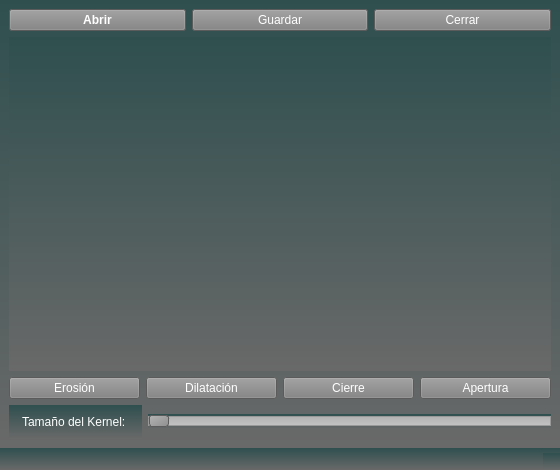
<?xml version="1.0" encoding="UTF-8"?>
<ui version="4.0">
 <class>MainWindow</class>
 <widget class="QMainWindow" name="MainWindow">
  <property name="geometry">
   <rect>
    <x>0</x>
    <y>0</y>
    <width>560</width>
    <height>470</height>
   </rect>
  </property>
  <property name="windowTitle">
   <string>MainWindow</string>
  </property>
  <property name="styleSheet">
   <string notr="true">background-color: qlineargradient(spread:pad, x1:0, y1:1, x2:0, y2:0, stop:0 rgba(105, 105, 105, 255), stop:1 rgba(47, 79, 79, 255));
</string>
  </property>
  <widget class="QWidget" name="centralwidget">
   <layout class="QVBoxLayout" name="verticalLayout" stretch="1,7,1,1">
    <item>
     <layout class="QHBoxLayout" name="superior">
      <item>
       <widget class="QPushButton" name="abrir">
        <property name="font">
         <font>
          <family>Arial</family>
          <weight>75</weight>
          <bold>true</bold>
         </font>
        </property>
        <property name="styleSheet">
         <string notr="true">QPushButton {
    background-color: #808080;
    color: #FFFFFF;
    font-family: Arial, sans-serif;
}

QPushButton:hover {
    background-color: #A9A9A9;
}

</string>
        </property>
        <property name="text">
         <string>Abrir</string>
        </property>
       </widget>
      </item>
      <item>
       <widget class="QPushButton" name="guardar">
        <property name="styleSheet">
         <string notr="true">QPushButton {
    background-color: #808080;
    color: #FFFFFF;
    font-family: Arial, sans-serif;
}

QPushButton:hover {
    background-color: #A9A9A9;
}
</string>
        </property>
        <property name="text">
         <string>Guardar</string>
        </property>
       </widget>
      </item>
      <item>
       <widget class="QPushButton" name="cerrar">
        <property name="styleSheet">
         <string notr="true">QPushButton {
    background-color: #808080;
    color: #FFFFFF;
    font-family: Arial, sans-serif;
}

QPushButton:hover {
    background-color: #A9A9A9;
}
</string>
        </property>
        <property name="text">
         <string>Cerrar</string>
        </property>
       </widget>
      </item>
     </layout>
    </item>
    <item>
     <layout class="QHBoxLayout" name="visor_img">
      <item>
       <widget class="QLabel" name="imagen">
        <property name="text">
         <string/>
        </property>
       </widget>
      </item>
     </layout>
    </item>
    <item>
     <layout class="QHBoxLayout" name="operaciones">
      <item>
       <widget class="QPushButton" name="erosionar">
        <property name="styleSheet">
         <string notr="true">QPushButton {
    background-color: #808080;
    color: #FFFFFF;
    font-family: Arial, sans-serif;
}

QPushButton:hover {
    background-color: #A9A9A9;
}
</string>
        </property>
        <property name="text">
         <string>Erosión</string>
        </property>
       </widget>
      </item>
      <item>
       <widget class="QPushButton" name="dilatar">
        <property name="styleSheet">
         <string notr="true">QPushButton {
    background-color: #808080;
    color: #FFFFFF;
    font-family: Arial, sans-serif;
}

QPushButton:hover {
    background-color: #A9A9A9;
}
</string>
        </property>
        <property name="text">
         <string>Dilatación</string>
        </property>
       </widget>
      </item>
      <item>
       <widget class="QPushButton" name="cierre">
        <property name="styleSheet">
         <string notr="true">QPushButton {
    background-color: #808080;
    color: #FFFFFF;
    font-family: Arial, sans-serif;
}

QPushButton:hover {
    background-color: #A9A9A9;
}
</string>
        </property>
        <property name="text">
         <string>Cierre</string>
        </property>
       </widget>
      </item>
      <item>
       <widget class="QPushButton" name="apertura">
        <property name="styleSheet">
         <string notr="true">QPushButton {
    background-color: #808080;
    color: #FFFFFF;
    font-family: Arial, sans-serif;
}

QPushButton:hover {
    background-color: #A9A9A9;
}
</string>
        </property>
        <property name="text">
         <string>Apertura</string>
        </property>
       </widget>
      </item>
     </layout>
    </item>
    <item>
     <layout class="QHBoxLayout" name="slider">
      <item>
       <widget class="QLabel" name="kernel_msg">
        <property name="styleSheet">
         <string notr="true">QLabel {
    color: #FFFFFF;
    font-family: Arial, sans-serif;
    font-size: 12px;
    padding: 10px;
}
</string>
        </property>
        <property name="text">
         <string>Tamaño del Kernel: </string>
        </property>
       </widget>
      </item>
      <item>
       <widget class="QSlider" name="horizontalSlider">
        <property name="styleSheet">
         <string notr="true">QSlider::groove:horizontal {
    border: 1px solid #999999;
    height: 8px;
    background: qlineargradient(x1:0, y1:0, x2:0, y2:1, stop:0 #B1B1B1, stop:1 #c4c4c4);
    margin: 2px 0;
}

QSlider::handle:horizontal {
    background: qlineargradient(x1:0, y1:0, x2:1, y2:1, stop:0 #b4b4b4, stop:1 #8f8f8f);
    border: 1px solid #5c5c5c;
    width: 18px;
    margin: -2px 0;
    border-radius: 3px;
}
</string>
        </property>
        <property name="orientation">
         <enum>Qt::Horizontal</enum>
        </property>
       </widget>
      </item>
     </layout>
    </item>
   </layout>
  </widget>
  <widget class="QStatusBar" name="statusBar"/>
 </widget>
 <resources/>
 <connections/>
</ui>
